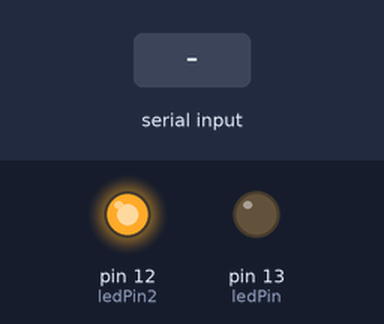
A sketch run on a simulated Arduino Uno, built with avr-gcc and run on an emulated ATmega328P. Shown: output pins drawn as LEDs (lit = HIGH). Inputs (shaded band) come from the test bench.

Above: at 1.2 s.
1.3 s: "1" received over Serial
At 2.1 s:
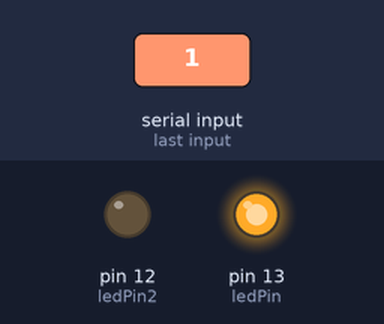
2.8 s: "0" received over Serial
At 3.3 s:
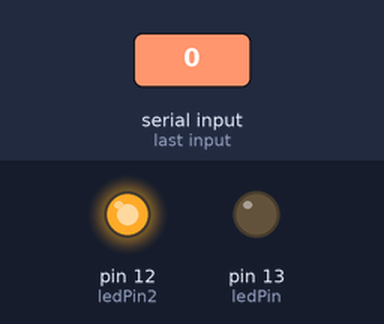
Timing chart, 0 to 5.8 s (numbered marks = the images above; inputs shaded):
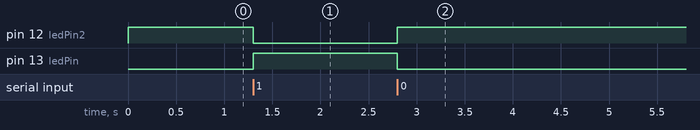

Measured:
- after the input at 1.3 s, pin 12 (ledPin2): HIGH → LOW at once; pin 13 (ledPin): LOW → HIGH at once
- after the input at 2.8 s, pin 12 (ledPin2): LOW → HIGH at once; pin 13 (ledPin): HIGH → LOW at once

The sketch:

serialCommsArduino.ino
```cpp
int ledPin = 13;
int ledPin2 = 12;
boolean ledOn = false;
void setup() {

  Serial.begin(9600);
  pinMode(ledPin, OUTPUT);
  pinMode(ledPin2, OUTPUT);

}

void loop() {

  if(Serial.available()>0) {
    char command = Serial.read();
    if(command == '1') ledOn = true;
    else if(command == '0') ledOn = false;
  }

  if (ledOn == true)
  {
    digitalWrite(ledPin, HIGH);
    digitalWrite(ledPin2, LOW);
  }
  else if (ledOn == false)
  {
    digitalWrite(ledPin, LOW);
    digitalWrite(ledPin2, HIGH);

  }
}
```
